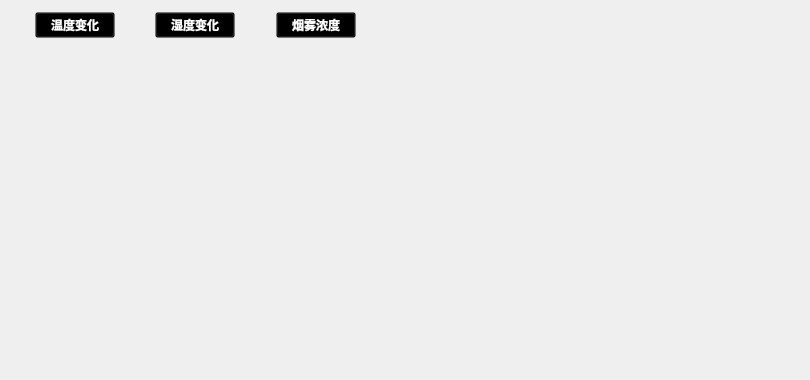
      <widget class="QWidget" name="static_3">
       <widget class="QWidget" name="layoutWidget_5">
        <property name="geometry">
         <rect>
          <x>0</x>
          <y>0</y>
          <width>391</width>
          <height>51</height>
         </rect>
        </property>
        <layout class="QHBoxLayout" name="horizontalLayout_12">
         <item>
          <spacer name="horizontalSpacer_18">
           <property name="orientation">
            <enum>Qt::Horizontal</enum>
           </property>
           <property name="sizeHint" stdset="0">
            <size>
             <width>40</width>
             <height>20</height>
            </size>
           </property>
          </spacer>
         </item>
         <item>
          <widget class="QPushButton" name="pushButton_9">
           <property name="styleSheet">
            <string notr="true">background:transparent;
	color:white;
	font:bold;
	min-width:14ex;
	min-height:4ex;
	max-width:36ex;
	max-height:12ex;</string>
           </property>
           <property name="text">
            <string>温度变化</string>
           </property>
          </widget>
         </item>
         <item>
          <spacer name="horizontalSpacer_19">
           <property name="orientation">
            <enum>Qt::Horizontal</enum>
           </property>
           <property name="sizeHint" stdset="0">
            <size>
             <width>40</width>
             <height>20</height>
            </size>
           </property>
          </spacer>
         </item>
         <item>
          <widget class="QPushButton" name="pushButton_10">
           <property name="styleSheet">
            <string notr="true">background:transparent;
	color:white;
	font:bold;
	min-width:14ex;
	min-height:4ex;
	max-width:36ex;
	max-height:12ex;</string>
           </property>
           <property name="text">
            <string>湿度变化</string>
           </property>
          </widget>
         </item>
         <item>
          <spacer name="horizontalSpacer_20">
           <property name="orientation">
            <enum>Qt::Horizontal</enum>
           </property>
           <property name="sizeHint" stdset="0">
            <size>
             <width>40</width>
             <height>20</height>
            </size>
           </property>
          </spacer>
         </item>
         <item>
          <widget class="QPushButton" name="pushButton_11">
           <property name="styleSheet">
            <string notr="true">background:transparent;
	color:white;
	font:bold;
	min-width:14ex;
	min-height:4ex;
	max-width:36ex;
	max-height:12ex;</string>
           </property>
           <property name="text">
            <string>烟雾浓度</string>
           </property>
          </widget>
         </item>
         <item>
          <spacer name="horizontalSpacer_21">
           <property name="orientation">
            <enum>Qt::Horizontal</enum>
           </property>
           <property name="sizeHint" stdset="0">
            <size>
             <width>40</width>
             <height>20</height>
            </size>
           </property>
          </spacer>
         </item>
        </layout>
       </widget>
       <widget class="QChartView" name="widget_smoke" native="true">
        <property name="geometry">
         <rect>
          <x>70</x>
          <y>60</y>
          <width>731</width>
          <height>311</height>
         </rect>
        </property>
       </widget>
       <widget class="QLabel" name="label_29">
        <property name="geometry">
         <rect>
          <x>640</x>
          <y>10</y>
          <width>121</width>
          <height>41</height>
         </rect>
        </property>
        <property name="styleSheet">
         <string notr="true">background:transparent;
	color:white;
	font:bold;
	min-width:14ex;
	min-height:4ex;
	max-width:36ex;
	max-height:12ex;
font: 16pt;</string>
        </property>
        <property name="text">
         <string/>
        </property>
       </widget>
      </widget>
